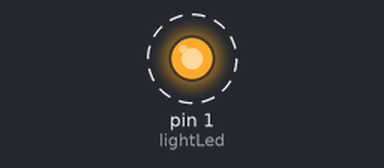
Simulated run of this sketch. Board: Arduino Uno, built with avr-gcc and run on an emulated ATmega328P. On the bench: output pins drawn as LEDs (lit = HIGH). Dashed ring = blinking.

Above: at 0.15 s.
Timing chart, 0 to 3.0 s (numbered marks = the images above):
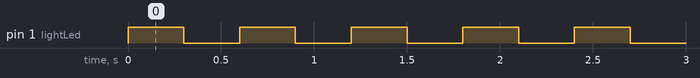

Measured:
- by itself, pin 1 (lightLed): alternates HIGH for 0.30 s and LOW for 0.30 s

The sketch:

sketch_helloworld.ino
```cpp
int lightLed = 1;

void setup() {

  pinMode(lightLed, OUTPUT);

}

void loop() {
  digitalWrite(lightLed,HIGH);
  delay(300);
  digitalWrite(lightLed,LOW);
  delay(300);
}
```
